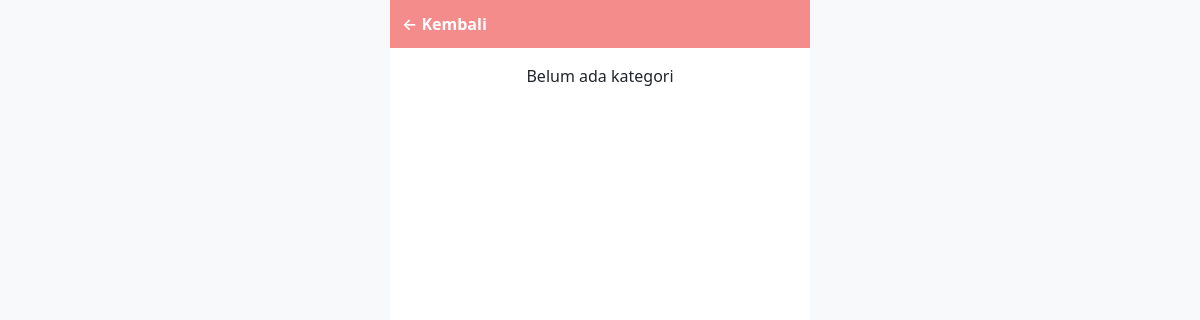
The page /modules/kategori.php on the database as committed earlier.
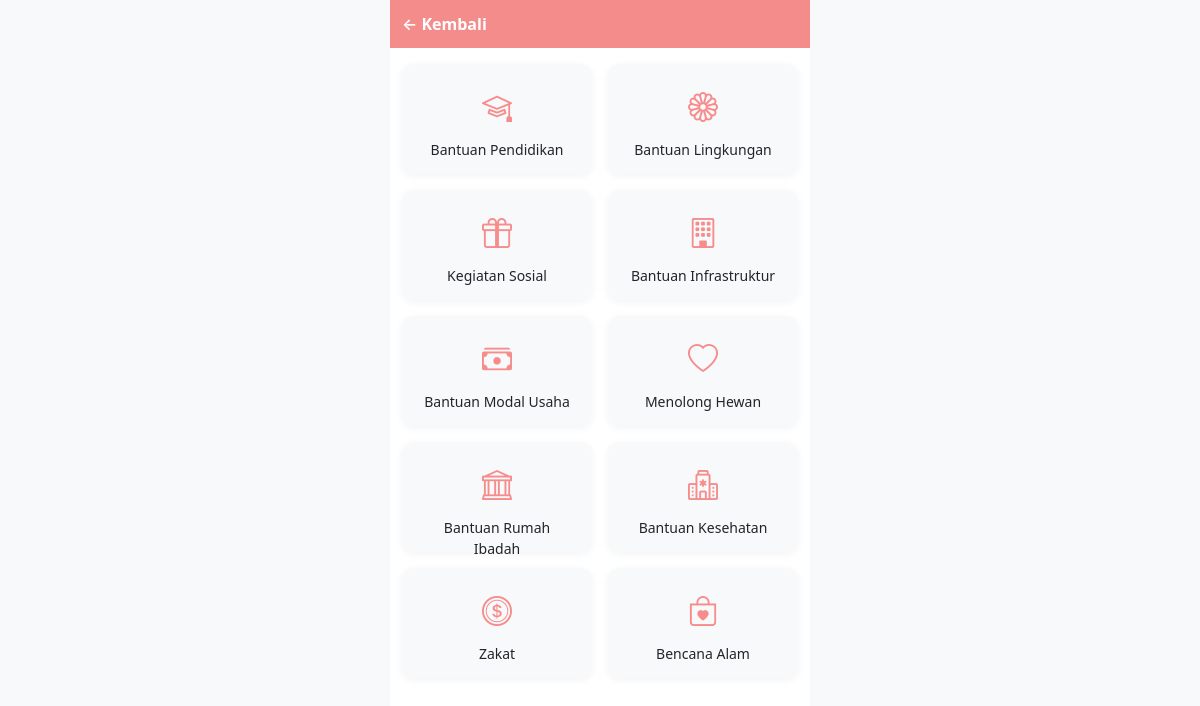
The same page on the database as committed later.
### tables this page shows
CREATE TABLE kategori (
  id INT AUTO_INCREMENT PRIMARY KEY,
  nama_kategori VARCHAR(100) NOT NULL,
  icon VARCHAR(100) DEFAULT NULL,
  slug VARCHAR(100) DEFAULT NULL,
  created_at TIMESTAMP DEFAULT CURRENT_TIMESTAMP,
  updated_at TIMESTAMP DEFAULT CURRENT_TIMESTAMP ON UPDATE CURRENT_TIMESTAMP
);

### modules/kategori.php (the view, shortened to what this page needs)
<?php
$conn = GetDbConnection();
$query = $conn->query("SELECT * FROM kategori ORDER BY id ASC");
$kategori = $query->fetch_all(MYSQLI_ASSOC);
?>
<!DOCTYPE html>
<html lang="id">
<head>
  <link href="https://cdn.jsdelivr.net/npm/bootstrap@5.3.3/dist/css/bootstrap.min.css" rel="stylesheet">
  <link href="https://cdn.jsdelivr.net/npm/bootstrap-icons@1.11.3/font/bootstrap-icons.css" rel="stylesheet">
</head>
<body>
  <div class="mobile-container">
    <div class="topbar">
      <a href="/modules/dashboard.php">&larr; Kembali</a>
    </div>
    <div class="container my-3">
      <div class="row g-3">
        <?php if (!empty($kategori)): ?>
          <?php foreach ($kategori as $k): ?>
            <div class="col-6">
              <a href="kategori_detail.php?id=<?= $k['id'] ?>">
                <div class="category-card">
                  <i class="<?= $k['icon'] ?? 'bi bi-folder' ?>"></i>
                  <p><?= htmlspecialchars($k['nama_kategori']) ?></p>
                </div>
              </a>
            </div>
          <?php endforeach ?>
        <?php else: ?>
          <p class="text-center">Belum ada kategori</p>
        <?php endif ?>
      </div>
    </div>
  </div>
</body>
</html>

Rows that differ between the two databases and show on the page:
added kategori: nama_kategori "Bantuan Pendidikan"
added kategori: nama_kategori "Bantuan Lingkungan"
added kategori: nama_kategori "Kegiatan Sosial"
added kategori: nama_kategori "Bantuan Infrastruktur"
added kategori: nama_kategori "Bantuan Modal Usaha"
added kategori: nama_kategori "Menolong Hewan"
added kategori: nama_kategori "Bantuan Rumah Ibadah"
added kategori: nama_kategori "Bantuan Kesehatan"
added kategori: nama_kategori "Zakat"
added kategori: nama_kategori "Bencana Alam"
Other text that changed with them:
text no longer shown: "Belum ada kategori"
